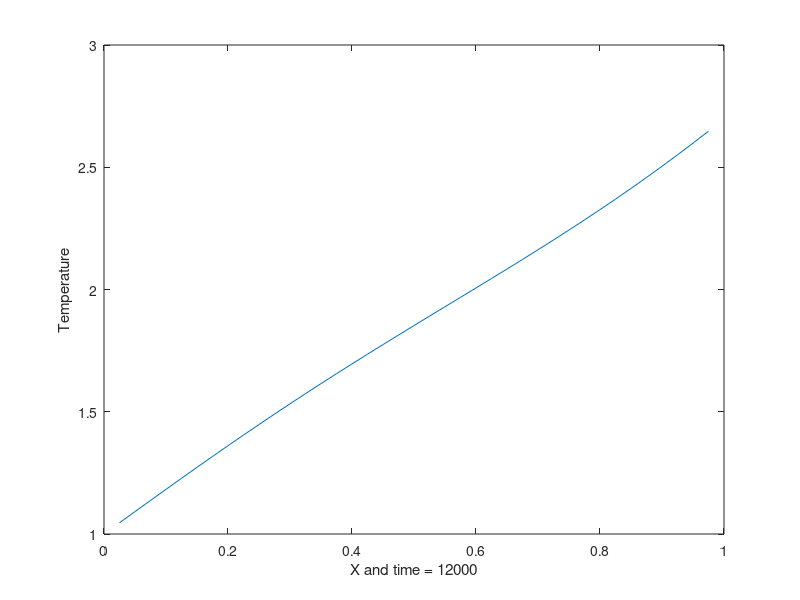

MATLAB code for this plot:


% using an explicit forward Euler method for the heat equation U_t = beta*U_xx
x1=0;
a = 1; % length of bar in x-direction
x2=a;

T = 12000; % length of time for solution

n = 39;   % no of grid points Xn. Basically x0 and x40 are the boundary points. Column vector has terms from x1 to x39.
m = 600;

dx = a/(n+1); % grid spacing in x direction

dt = T/m;

t=0; % initial time = 0

beta = 10^-5; % thermal diffusivity constant

s = beta*dt/(dx^2);  % gain parameter 

A = conv2(eye(n),[s (1-2*s) s],'same'); % creation of triadiagonal matrix A
% specify boundary conditions through vector b and by changing any rows in A matrix needed - for Neumann boundary conditions
 
% for Neumann boundary conditions at x = a:
A(n,n) = 1-s;

b= zeros(n,1);

% for Dirichlet boundary conditions at x=0: b[1] = s*g1(t_k)
% U(x=0, t) = 1.
b(1) = s*1;
% for Neumann boundary conditions at x = a: b[n] = s*dx*g2(t_k)
% U_x(x=a,t) = 2.
b(n) =  2*s*dx;
% b % check b is right too!

% set up mesh in x-direction:
x = linspace(x1+dx,x2-dx, n)';
% Set up vector U^0 at time tk=0: U(x,0) = f(x)
% using U(x,0) = 2*x + sin(2*pi*x) + 1
 
U_tk = 2*x + sin(2*pi*x) + 1 ;

figure(1)
plot (x,U_tk,'-')
title ('Initial condition for Temperature distribution')
xlabel ('x')
ylabel ('U')

% store solution for each time in matrix U(nxm):

U=zeros(n,m+1);
tvec=zeros(m+1,1);

U(:,1) = U_tk;
tvec(1) = t;

% now march solution forward in time using U_tk+1 = A*U_tk + b:

for k = 2:m+1
    t = t+dt;
    % if boundary conditions vary with time you need to update b here
    U_tk_1 = A*U_tk + b;    

    U(:,k) = U_tk_1;
 
    % for next time step:
    U_tk = U_tk_1;
    tvec(k) = t;
    
    plot(x , U_tk, '-') ;
    xlabel(['X and time = ' , num2str((k-1)*dt)]) ;
    ylabel('Temperature');
    xlim([0,1]);
    ylim([1,3]);
    drawnow ;

end

%{
figure(2)
mesh (tvec,x,U)
title ('Variation of Temperature distribution with time')
xlabel ('t')
ylabel ('x')
zlabel ('U')
%}
